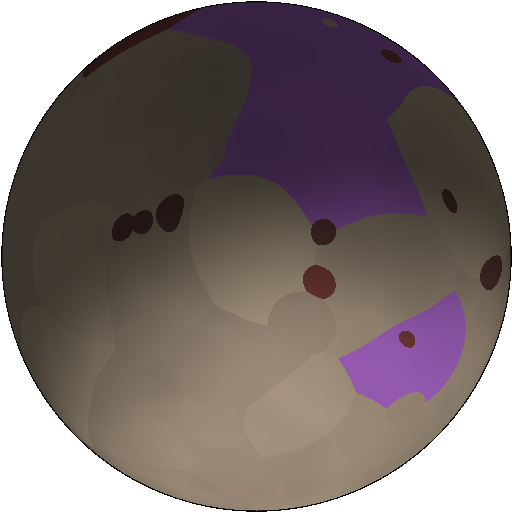
#> input picture data/planet_images/v4_08de921d7987d2dd922f691c8e07b099602782a480dc18daed42751c978fc90a.png, 512 x 512 px
$ python planet_redmap.py ../data/planet_images/v4_08de921d7987d2dd922f691c8e07b099602782a480dc18daed42751c978fc90a.png
#> lines starting #> are read from the running program, lines starting #| are printed output that depends on the picture; after the words box and inside, x2 and y2 are one past the last pixel; in counts of white or black regions, pixels touching at a corner belong together
# planet_redmap.py — карта «красноты» (r - b) и яркости в центре диска: артефакты?
import sys
import numpy as np
from PIL import Image

im = Image.open(sys.argv[1]).convert("RGB")
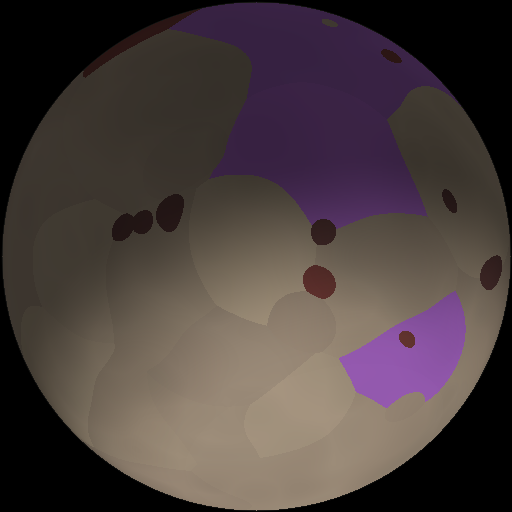
#> im: PIL image 512x512 RGB; mean R, G, B 73.3, 61.8, 61.2
a = np.array(im).astype(int)
r, g, b = a[:, :, 0], a[:, :, 1], a[:, :, 2]
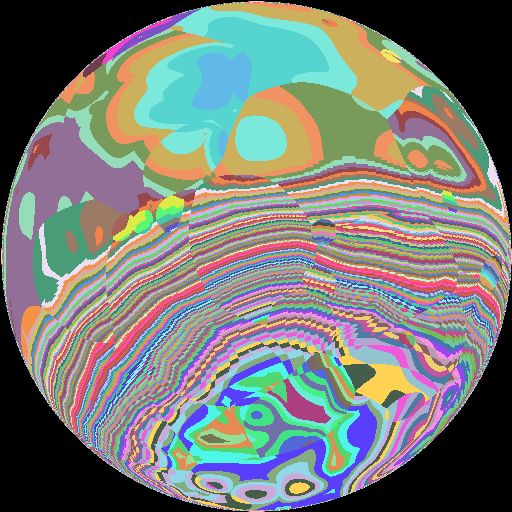
#> r: shape (512, 512) int64; 162 distinct labels, from 0 to 166; one colour per label, 0 black
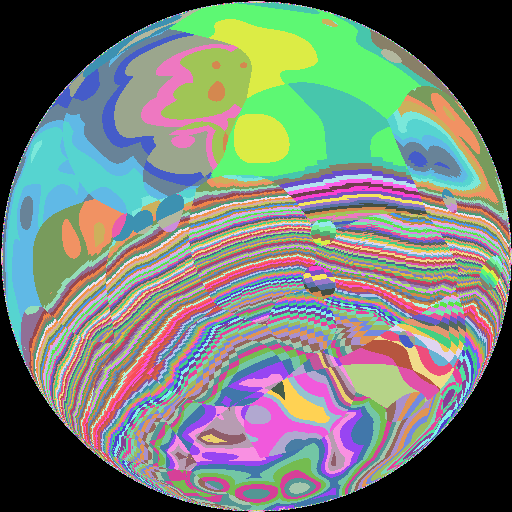
#> g: shape (512, 512) int64; 148 distinct labels, from 0 to 148; one colour per label, 0 black
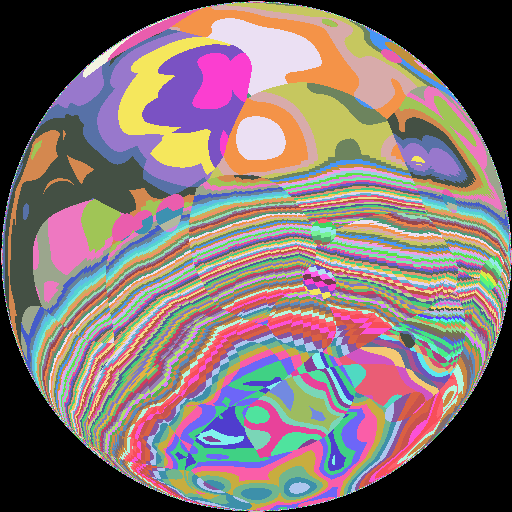
#> b: shape (512, 512) int64; 163 distinct labels, from 0 to 175; one colour per label, 0 black
redness = r - b
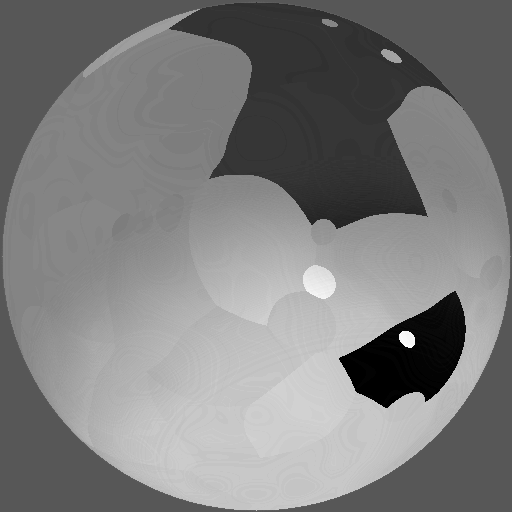
#> redness: shape (512, 512) int64; min -27, max 52, mean 12.1; drawn with min black and max white
bright = a.sum(axis=2)
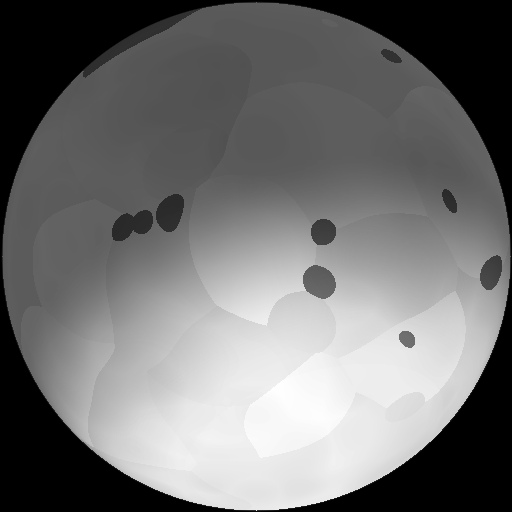
#> bright: shape (512, 512) int64; min 0, max 441, mean 196.3; drawn with min black and max white

h, w = a.shape[:2]
#> h = 512; w = 512
cx, cy = w // 2, h // 2
#> cx = 256; cy = 256
R = 400

# Средняя краснота в центральном круге
mask = np.zeros((h, w), bool)
yy, xx = np.ogrid[:h, :w]
#> yy = 512 values from 0 to 511
mask = (xx - cx) ** 2 + (yy - cy) ** 2 <= R * R
print(f"center red mean: {redness[mask].mean():.1f} (r-b)")
#| center red mean: 12.1 (r-b)
print(f"center bright mean: {bright[mask].mean():.0f}")
#| center bright mean: 196

# Квадранты диска
for name, (yc, xc) in {"up-left": (cy - R // 2, cx - R // 2), "up-right": (cy - R // 2, cx + R // 2),
                        "down-left": (cy + R // 2, cx - R // 2), "down-right": (cy + R // 2, cx + R // 2)}.items():
    m = (xx - xc) ** 2 + (yy - yc) ** 2 <= (R // 2) ** 2
    rr = redness[m].mean()
    br = bright[m].mean()
    # доминирующий цвет
    rb = (b[m] - r[m]).mean()
    gr = (g[m] - r[m]).mean()
    dom = "blue" if rb > 15 and rb > gr else ("green" if gr > 15 else ("red" if rr > 25 else "mixed/dark"))
    print(f"  {name}: red={rr:.0f} bright={br:.0f} dom={dom}")
#> this loop made 4 passes
#> (rr, br, rb, gr) on passes 1 to 4: (8.43, 110.3, -8.43, -5.83), (-0.71, 126.6, 0.71, -12.71), (19.78, 228.8, -19.78, -9), (15.57, 277.7, -15.57, -16.96)
#|   up-left: red=8 bright=110 dom=mixed/dark
#|   up-right: red=-1 bright=127 dom=mixed/dark
#|   down-left: red=20 bright=229 dom=mixed/dark
#|   down-right: red=16 bright=278 dom=mixed/dark

# Глобально: % пикселей очень красных в диске
red_mask = mask & (redness > 40)
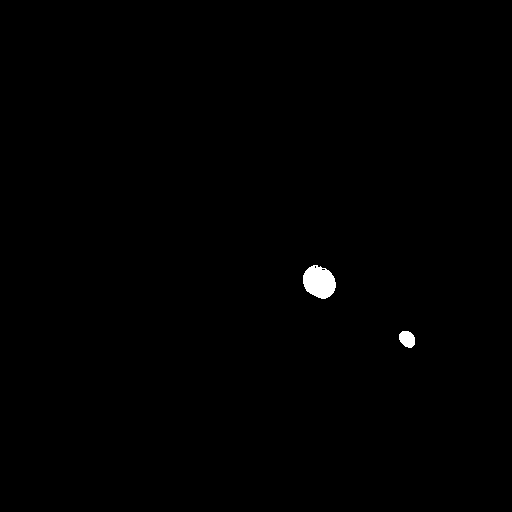
#> red_mask: shape (512, 512) bool; 0.4% white; 2 white regions, box (x1, y1, x2, y2) and area: (303, 265, 336, 299) 831, (399, 331, 415, 348) 212
print(f"strong red pixels in disk: {red_mask.sum()} ({red_mask.sum()/mask.sum():.2%})")
#| strong red pixels in disk: 1043 (0.40%)
#> mask: shape (512, 512) bool; every value is 1

$ run again, on data/planet_images/v4_1132aed005ffbaac88a0ebfe0abefd0734d0f4ef8c5a651563ec6b7d4f0a3304.png
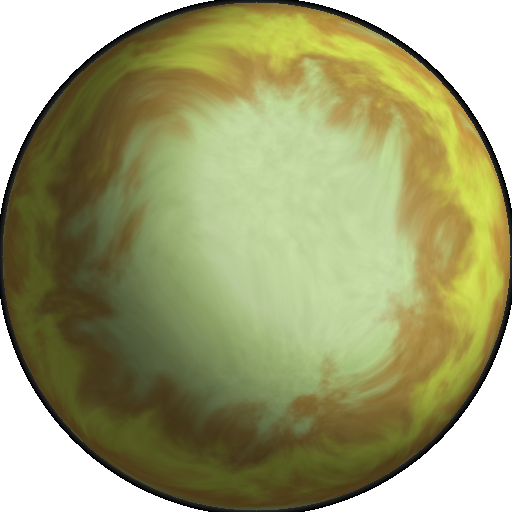
#> input picture data/planet_images/v4_1132aed005ffbaac88a0ebfe0abefd0734d0f4ef8c5a651563ec6b7d4f0a3304.png, 512 x 512 px
#> `bright = a.sum(axis=2)`:
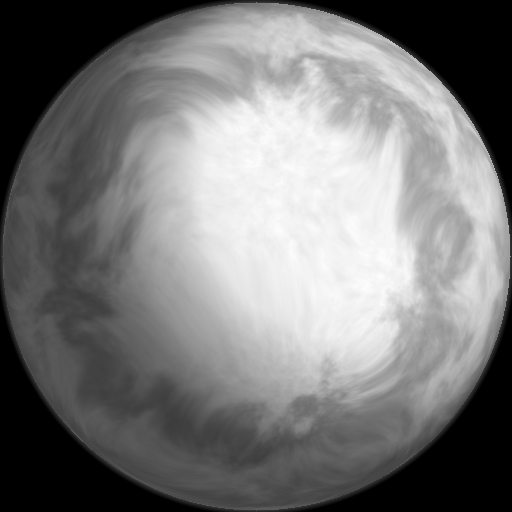
#> bright: shape (512, 512) int64; min 0, max 595, mean 283.9; drawn with min black and max white
#| center red mean: 45.2 (r-b)
#| center bright mean: 284
#> the loop `for name, (yc, xc) in {"up-left": (cy - R // 2, cx - R // 2), "up-righ..` made 4 passes
#> (rr, br, rb, gr) on passes 1 to 4: (42.31, 223.3, -42.31, -1.59), (64.46, 351.8, -64.46, -2.82), (30.12, 155.1, -30.12, -0.304), (49.81, 270, -49.81, -1.63)
#> (printed output is left out)
#> `red_mask = mask & (redness > 40)`:
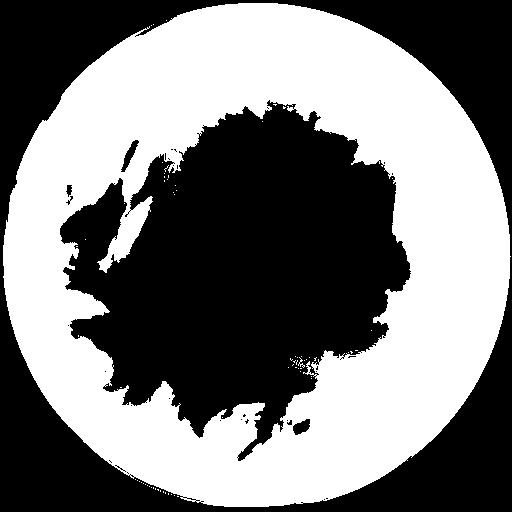
#> red_mask: shape (512, 512) bool; 48.2% white; 67 white regions (65 under 20 px), largest, box (x1, y1, x2, y2) and area: (3, 3, 511, 507) 126237, (298, 357, 305, 368) 23
#| strong red pixels in disk: 126381 (48.21%)
#> mask: shape (512, 512) bool; every value is 1

$ run again, on data/planet_images/v4_242b3c372a074ad768a6d0bb66152f312434a5482719797d158b6d795d74a830.png
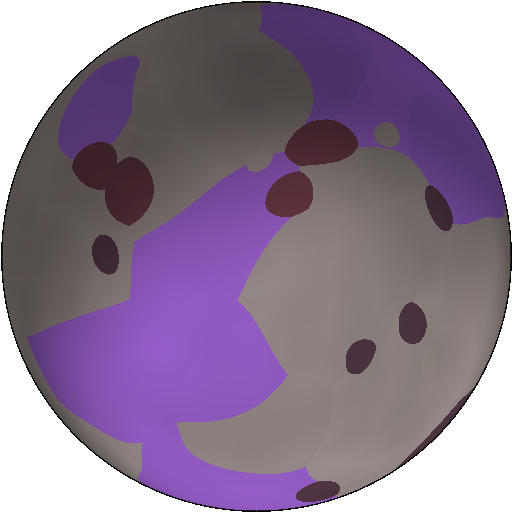
#> input picture data/planet_images/v4_242b3c372a074ad768a6d0bb66152f312434a5482719797d158b6d795d74a830.png, 512 x 512 px
#> r: shape (512, 512) int64; 127 distinct labels, from 0 to 152
#> g: shape (512, 512) int64; 137 distinct labels, from 0 to 141
#> `r, g, b = a[:, :, 0], a[:, :, 1], a[:, :, 2]`:
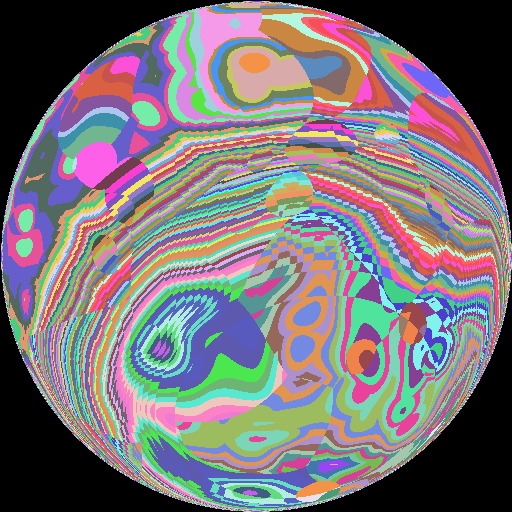
#> b: shape (512, 512) int64; 188 distinct labels, from 0 to 199; one colour per label, 0 black
#> `bright = a.sum(axis=2)`:
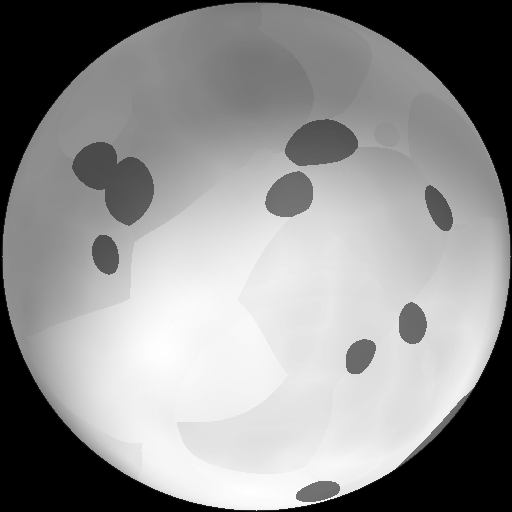
#> bright: shape (512, 512) int64; min 0, max 441, mean 249.2; drawn with min black and max white
#| center red mean: -5.4 (r-b)
#| center bright mean: 249
#> the loop `for name, (yc, xc) in {"up-left": (cy - R // 2, cx - R // 2), "up-righ..` made 4 passes
#> (rr, br, rb, gr, dom) on passes 1 to 4: (3.68, 174.1, -3.68, -8.66, 'mixed/dark'), (-7.2, 191.1, 7.2, -15.96, 'mixed/dark'), (-19.81, 276.9, 19.81, -27.89, 'blue'), (7.39, 279.3, -7.39, -9.89, 'mixed/dark')
#> (printed output is left out)
#> red_mask: shape (512, 512) bool; every value is 0
#| strong red pixels in disk: 0 (0.00%)
#> mask: shape (512, 512) bool; every value is 1

$ run again, on data/planet_images/v4_2f7cfae32e97c41668f49e125b527940cb25449fe738a99641365f30e9143383.png
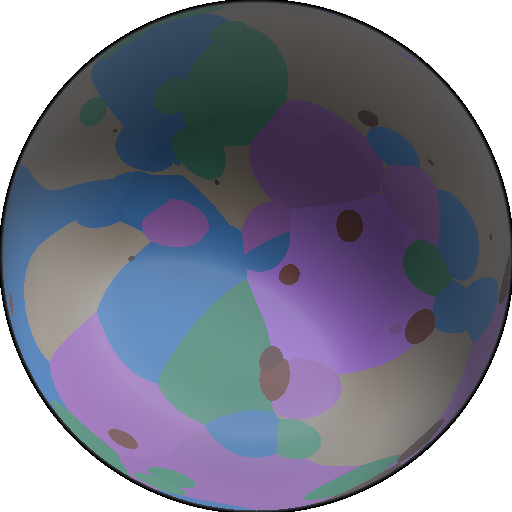
#> input picture data/planet_images/v4_2f7cfae32e97c41668f49e125b527940cb25449fe738a99641365f30e9143383.png, 512 x 512 px
#> r: shape (512, 512) int64; 172 distinct labels, from 0 to 171
#> g: shape (512, 512) int64; 165 distinct labels, from 0 to 166
#> `bright = a.sum(axis=2)`:
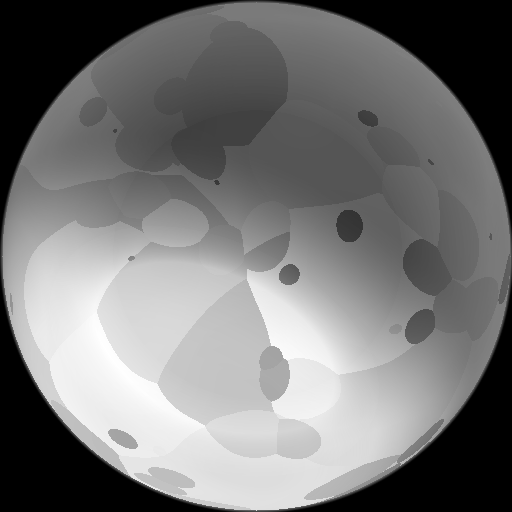
#> bright: shape (512, 512) int64; min 0, max 513, mean 238.1; drawn with min black and max white
#| center red mean: -19.3 (r-b)
#| center bright mean: 238
#> the loop `for name, (yc, xc) in {"up-left": (cy - R // 2, cx - R // 2), "up-righ..` made 4 passes
#> (rr, br, rb, gr, dom) on passes 1 to 4: (-20.44, 163.8, 20.44, 12.06, 'blue'), (-4.93, 155.1, 4.93, -3.28, 'mixed/dark'), (-29.55, 328.9, 29.55, 5.27, 'blue'), (-12.88, 261.5, 12.88, -5.73, 'mixed/dark')
#> (printed output is left out)
#> red_mask: shape (512, 512) bool; every value is 0
#| strong red pixels in disk: 0 (0.00%)
#> mask: shape (512, 512) bool; every value is 1
